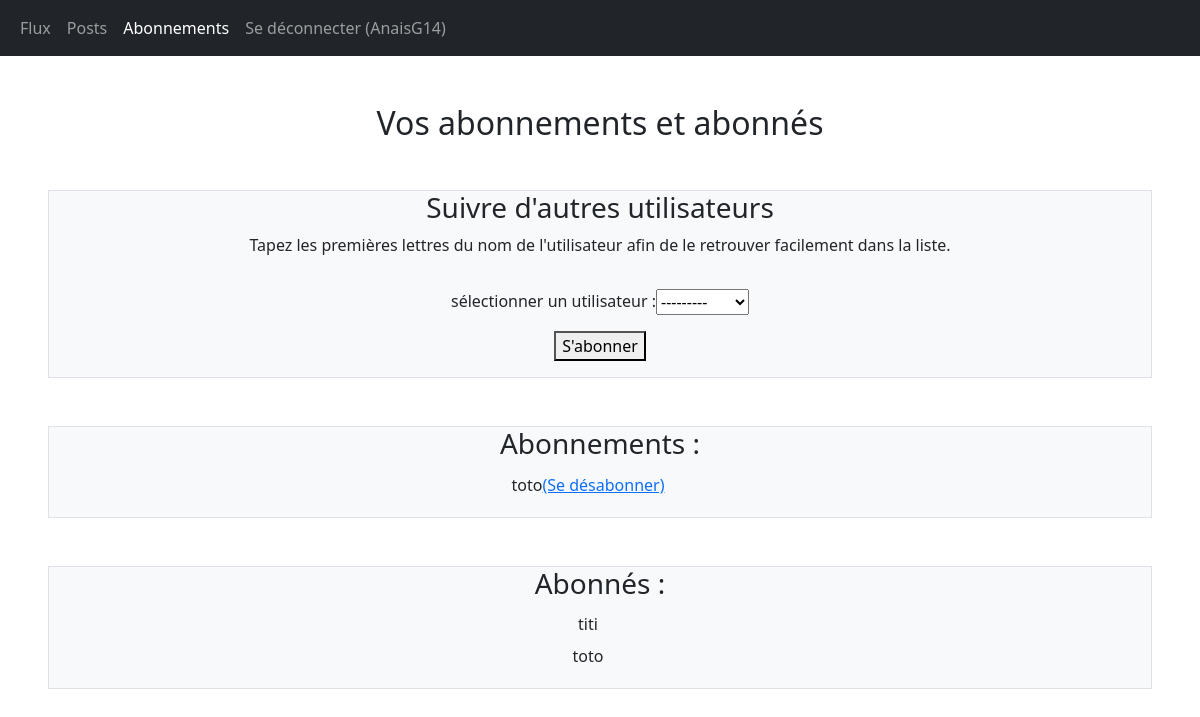
The page /home/following_page/ (signed in) on the database its author committed.
### authentication/models.py (models this page shows)
class User(AbstractUser):
    pass

### review/models.py (models this page shows, shortened)
class UserFollows(models.Model):
    user = models.ForeignKey(
        settings.AUTH_USER_MODEL,
        on_delete=models.CASCADE,
        related_name="following")  # connected user
    followed_user = models.ForeignKey(
        settings.AUTH_USER_MODEL,
        on_delete=models.CASCADE,
        related_name="followed_by")   # user followed by the connected user
    class Meta:
        unique_together = ('user', 'followed_user')

### review/views.py (the view, shortened to what this page needs)
# urls.py: path('following_page/', views.display_followers, name='following_page'),
@login_required
def display_followers(request):
    instance_userfollows = [instance for instance in UserFollows.objects.filter(user=request.user)]
    user_followers = [ins.user for ins in UserFollows.objects.filter(followed_user=request.user)]
    form_search_user = forms.FollowUsersForm()
    context = {
        'instance_userfollows': instance_userfollows,
        'user_followers': user_followers,
        'form_search_user': form_search_user,
        'followers': 'followers'
    }
    return render(request, 'review/following_page.html', context)

### review/forms.py
class FollowUsersForm(forms.ModelForm):
    class Meta:
        users = User.objects.all()
        model = UserFollows
        fields = ['followed_user']
        labels = {
            'followed_user': "sélectionner un utilisateur"
        }

### review/templates/review/following_page.html (shortened to what this page needs)
{% extends 'base.html' %}
{% block content %}
    <h2 class="d-flex justify-content-center my-5">Vos abonnements et abonnés</h2>
    <div class="d-flex row border bg-light mx-5">
        <h3 class="d-flex justify-content-center">Suivre d'autres utilisateurs</h3>
        <p class="d-flex justify-content-center">Tapez les premières lettres du nom de l'utilisateur afin de le retrouver facilement dans la liste.</p>
        <p><form method="post" class="d-flex justify-content-center">
        {{ form_search_user }}
          </form>
        </p>
        <p class="d-flex justify-content-center"><button type="submit">S'abonner</button></p>
    </div>
    <div class="d-flex row border bg-light mx-5 my-5">
        <h3 class="d-flex justify-content-center">Abonnements :</h3>
        <ul class="d-flex row justify-content-center">
        {% for instance in instance_userfollows %}
            <li class="d-flex justify-content-center my-1">{{ instance.followed_user.username }} <a href="{% url 'review:stop_follow' instance.id %}">(Se désabonner)</a></li>
        {% endfor %}
        </ul>
    </div>
    <div class="d-flex row border bg-light mx-5 my-5">
        <h3 class="d-flex justify-content-center">Abonnés :</h3>
        <ul class="d-flex row justify-content-center">
        {% for follower in user_followers %}
            <li class="d-flex justify-content-center my-1">{{ follower }}</li>
        {% endfor %}
        </ul>
    </div>
{% endblock content %}

### templates/base.html (shortened to what this page needs)
<!doctype html>
<html lang="fr">
    <head>
        <link href="https://cdn.jsdelivr.net/npm/bootstrap@5.1.3/dist/css/bootstrap.min.css" rel="stylesheet">
    </head>
    <body>
        <nav class="navbar navbar-expand-sm bg-dark navbar-dark">
          <div class="container-fluid">
            <ul class="navbar-nav">
             <li class="nav-item">
                <a class="nav-link {% if home %} active {% endif %}" href="{% url 'review:home'%}">Flux</a>
              </li>
              <li class="nav-item">
                <a class="nav-link {% if all_posts %} active {% endif %}" href="{% url 'review:display_user_posts' %}">Posts</a>
              </li>
              <li class="nav-item">
                <a class="nav-link {% if followers %} active {% endif %}" href="{% url 'review:following_page' %}">Abonnements</a>
              </li>
              <li class="nav-item">
                <a class="nav-link" href="{% url 'authentication:logout' %}">Se déconnecter ({{ user.username }})</a>
              </li>
            </ul>
          </div>
        </nav>
        {% block content %}
        {% endblock %}
    </body>
</html>

### rows shown on the page
User: username "AnaisG14"
UserFollows: followed_user.username "toto"
User: username "titi"
User: username "toto"
